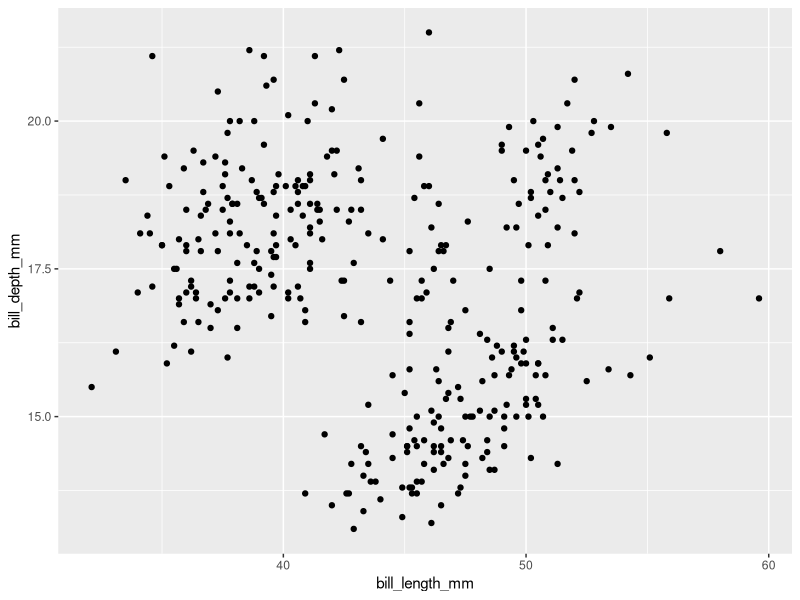
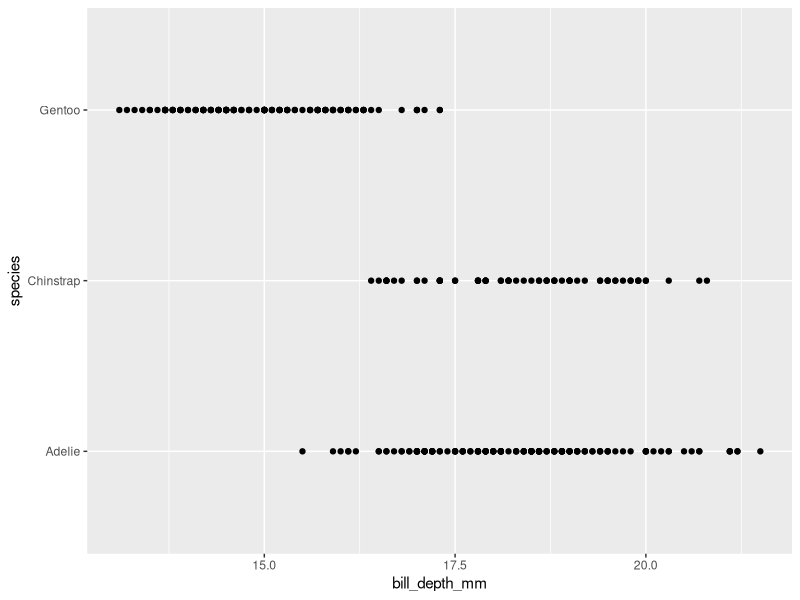
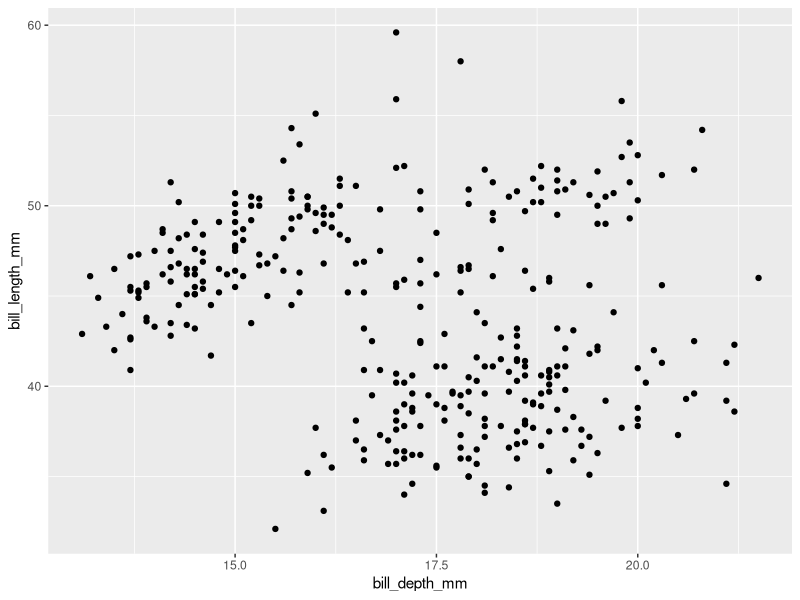
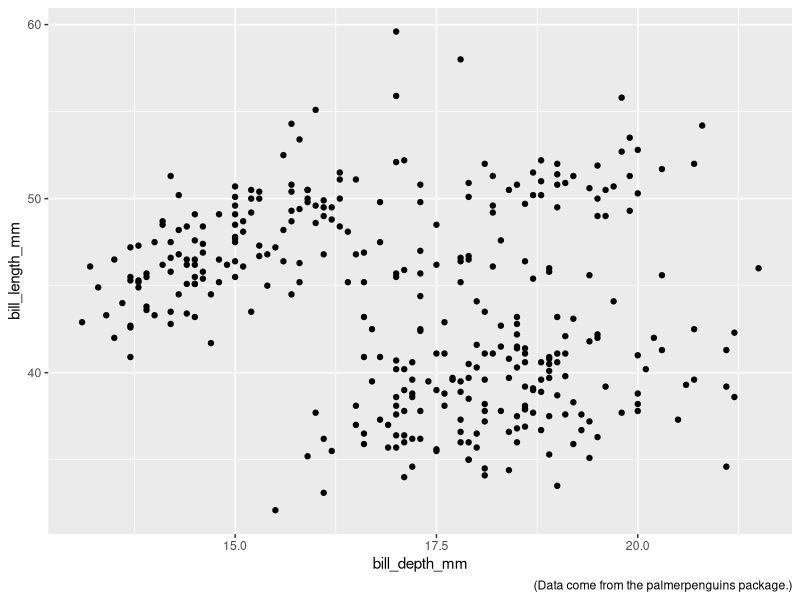
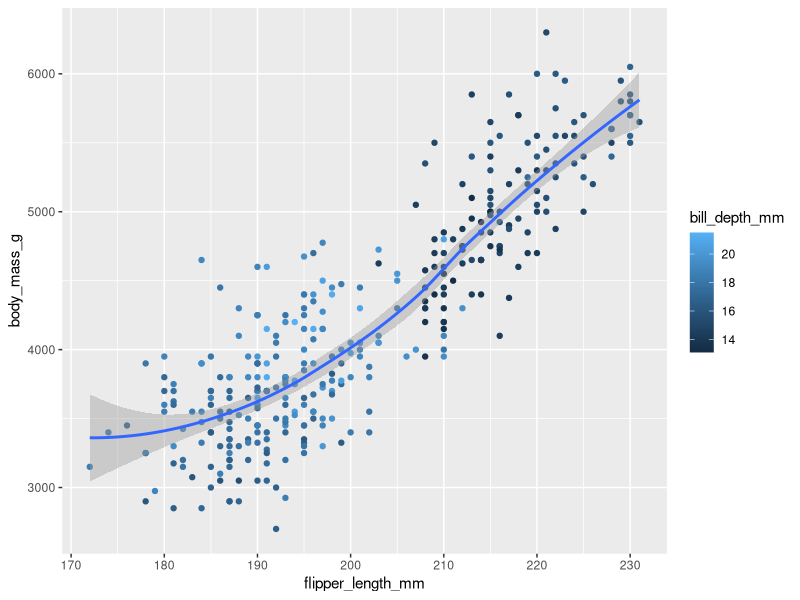
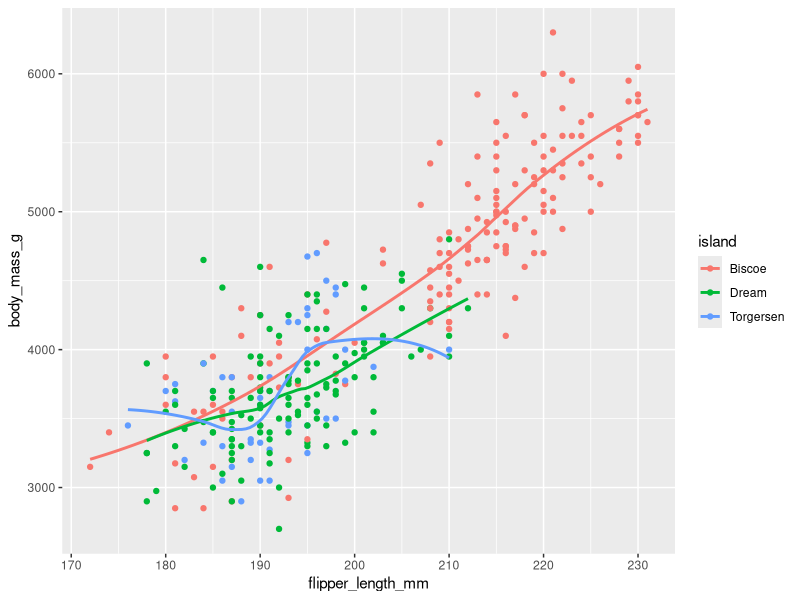
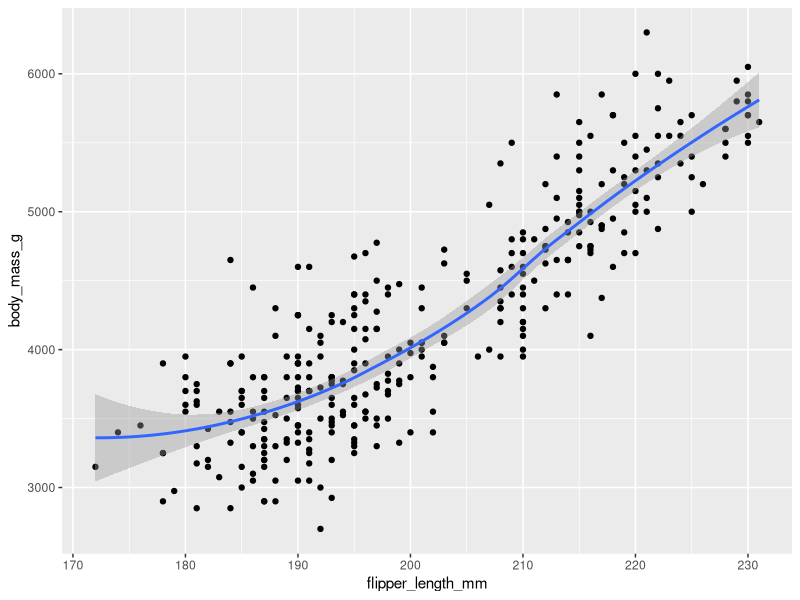
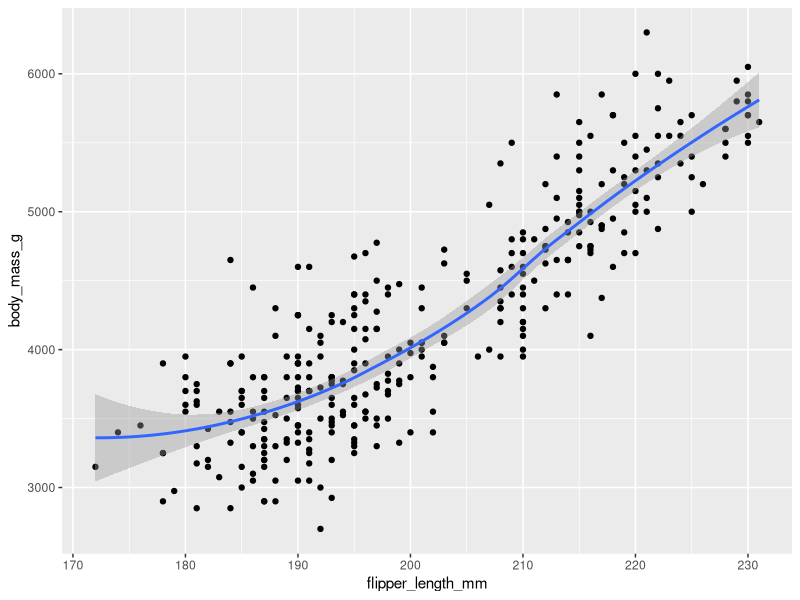

Source code (R) for these figures, in order:
## ---- chunk 1
library(tidyverse)
library(palmerpenguins)
library(ggthemes)
## ---- chunk 2
dim(penguins)
## ---- chunk 3
ggplot(data = penguins, 
       aes(x = bill_length_mm, y = bill_depth_mm)) +
       geom_point()

## ---- chunk 4
ggplot(data = penguins, 
       aes(x = bill_depth_mm, y = species)) +
       geom_point()
## ---- chunk 5
#ggplot(data = penguins,
 #      ) + 
  #geom_point()
## ---- chunk 6
ggplot(
  data = penguins, 
  aes(x = bill_depth_mm, y = bill_length_mm)
) + 
  geom_point(na.rm = TRUE)

# It removes the missing values without warning
## ---- chunk 7
ggplot(
  data = penguins, 
  aes(x = bill_depth_mm, y = bill_length_mm)
) + 
  geom_point(na.rm = TRUE) +
  labs(caption = "(Data come from the palmerpenguins package.)")
## ---- chunk 8
ggplot(
  data = penguins,
  aes(x = flipper_length_mm, y = body_mass_g)
) +
  geom_point(aes(color = bill_depth_mm)) + 
  geom_smooth()

## ---- chunk 9
ggplot(
  data = penguins,
  mapping = aes(x = flipper_length_mm, y = body_mass_g, color = island)
) +
  geom_point() +
  geom_smooth(se = FALSE)

## ---- chunk 10
 ggplot(
  data = penguins,
  mapping = aes(x = flipper_length_mm, y = body_mass_g)
  ) +
  geom_point() +
  geom_smooth()
## ---- chunk 11
ggplot() +
  geom_point(
  data = penguins,
  mapping = aes(x = flipper_length_mm, y = body_mass_g) ) +
  geom_smooth(data = penguins, mapping = aes(x = flipper_length_mm, y = body_mass_g))
